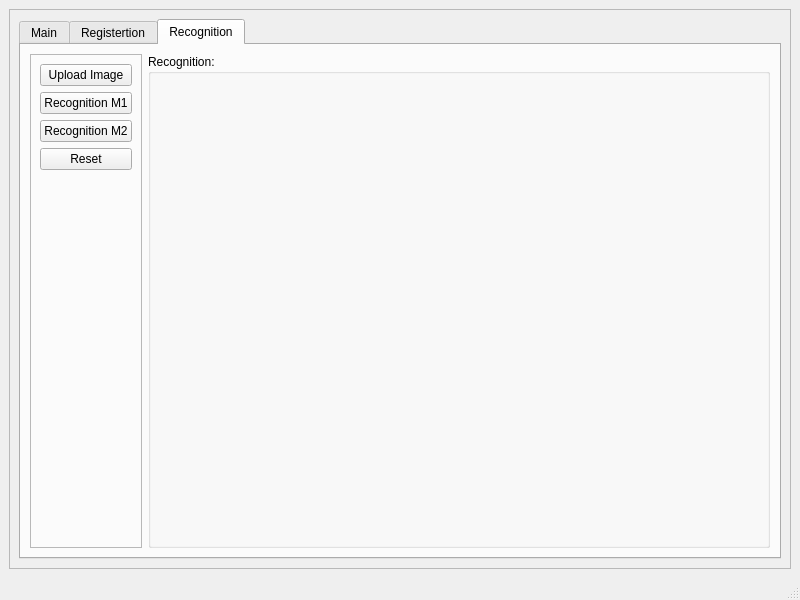
<?xml version="1.0" encoding="UTF-8"?>
<ui version="4.0">
 <class>MainWindow</class>
 <widget class="QMainWindow" name="MainWindow">
  <property name="geometry">
   <rect>
    <x>0</x>
    <y>0</y>
    <width>800</width>
    <height>600</height>
   </rect>
  </property>
  <property name="windowTitle">
   <string>MainWindow</string>
  </property>
  <widget class="QWidget" name="centralwidget">
   <layout class="QGridLayout" name="gridLayout">
    <item row="0" column="0">
     <widget class="QFrame" name="frame">
      <property name="frameShape">
       <enum>QFrame::StyledPanel</enum>
      </property>
      <property name="frameShadow">
       <enum>QFrame::Raised</enum>
      </property>
      <layout class="QGridLayout" name="gridLayout_2">
       <item row="0" column="0">
        <widget class="QTabWidget" name="tabWidget">
         <property name="currentIndex">
          <number>2</number>
         </property>
         <widget class="QWidget" name="tab">
          <attribute name="title">
           <string>Main</string>
          </attribute>
          <layout class="QGridLayout" name="gridLayout_3">
           <item row="0" column="1">
            <spacer name="verticalSpacer_3">
             <property name="orientation">
              <enum>Qt::Vertical</enum>
             </property>
             <property name="sizeHint" stdset="0">
              <size>
               <width>20</width>
               <height>40</height>
              </size>
             </property>
            </spacer>
           </item>
           <item row="3" column="3">
            <spacer name="horizontalSpacer_2">
             <property name="orientation">
              <enum>Qt::Horizontal</enum>
             </property>
             <property name="sizeHint" stdset="0">
              <size>
               <width>40</width>
               <height>20</height>
              </size>
             </property>
            </spacer>
           </item>
           <item row="1" column="1" colspan="2">
            <widget class="QLabel" name="label">
             <property name="text">
              <string>&lt;html&gt;&lt;head/&gt;&lt;body&gt;&lt;p align=&quot;center&quot;&gt;&lt;span style=&quot; font-size:18pt;&quot;&gt;Face Identification&lt;/span&gt;&lt;/p&gt;&lt;/body&gt;&lt;/html&gt;</string>
             </property>
            </widget>
           </item>
           <item row="2" column="1">
            <spacer name="verticalSpacer_2">
             <property name="orientation">
              <enum>Qt::Vertical</enum>
             </property>
             <property name="sizeHint" stdset="0">
              <size>
               <width>20</width>
               <height>40</height>
              </size>
             </property>
            </spacer>
           </item>
           <item row="3" column="0">
            <spacer name="horizontalSpacer">
             <property name="orientation">
              <enum>Qt::Horizontal</enum>
             </property>
             <property name="sizeHint" stdset="0">
              <size>
               <width>40</width>
               <height>20</height>
              </size>
             </property>
            </spacer>
           </item>
           <item row="4" column="1">
            <spacer name="verticalSpacer">
             <property name="orientation">
              <enum>Qt::Vertical</enum>
             </property>
             <property name="sizeHint" stdset="0">
              <size>
               <width>20</width>
               <height>40</height>
              </size>
             </property>
            </spacer>
           </item>
           <item row="3" column="1">
            <widget class="QPushButton" name="pushButton">
             <property name="text">
              <string>Registeration</string>
             </property>
            </widget>
           </item>
           <item row="0" column="3">
            <widget class="QFrame" name="frame_4">
             <property name="frameShape">
              <enum>QFrame::StyledPanel</enum>
             </property>
             <property name="frameShadow">
              <enum>QFrame::Raised</enum>
             </property>
             <layout class="QGridLayout" name="gridLayout_6">
              <item row="1" column="1">
               <widget class="QComboBox" name="comboBox">
                <item>
                 <property name="text">
                  <string>--Select theme </string>
                 </property>
                </item>
                <item>
                 <property name="text">
                  <string>Dark</string>
                 </property>
                </item>
                <item>
                 <property name="text">
                  <string>light</string>
                 </property>
                </item>
               </widget>
              </item>
              <item row="1" column="0">
               <spacer name="horizontalSpacer_3">
                <property name="orientation">
                 <enum>Qt::Horizontal</enum>
                </property>
                <property name="sizeHint" stdset="0">
                 <size>
                  <width>40</width>
                  <height>20</height>
                 </size>
                </property>
               </spacer>
              </item>
             </layout>
            </widget>
           </item>
           <item row="3" column="2">
            <widget class="QPushButton" name="pushButton_2">
             <property name="text">
              <string>Recognition</string>
             </property>
            </widget>
           </item>
          </layout>
         </widget>
         <widget class="QWidget" name="tab_3">
          <attribute name="title">
           <string>Registertion</string>
          </attribute>
          <layout class="QFormLayout" name="formLayout_2">
           <item row="0" column="0">
            <widget class="QFrame" name="frame_3">
             <property name="frameShape">
              <enum>QFrame::StyledPanel</enum>
             </property>
             <property name="frameShadow">
              <enum>QFrame::Raised</enum>
             </property>
             <layout class="QGridLayout" name="gridLayout_5">
              <item row="2" column="0">
               <widget class="QPushButton" name="pushButton_8">
                <property name="text">
                 <string>View Registered</string>
                </property>
               </widget>
              </item>
              <item row="3" column="0">
               <spacer name="verticalSpacer_5">
                <property name="orientation">
                 <enum>Qt::Vertical</enum>
                </property>
                <property name="sizeHint" stdset="0">
                 <size>
                  <width>20</width>
                  <height>320</height>
                 </size>
                </property>
               </spacer>
              </item>
              <item row="1" column="0">
               <widget class="QPushButton" name="pushButton_7">
                <property name="text">
                 <string>Registeration</string>
                </property>
               </widget>
              </item>
              <item row="0" column="0">
               <widget class="QPushButton" name="pushButton_6">
                <property name="text">
                 <string>Upload</string>
                </property>
               </widget>
              </item>
             </layout>
            </widget>
           </item>
           <item row="0" column="1">
            <widget class="QGroupBox" name="groupBox_2">
             <property name="title">
              <string>Registeration:</string>
             </property>
            </widget>
           </item>
          </layout>
         </widget>
         <widget class="QWidget" name="tab_2">
          <attribute name="title">
           <string>Recognition</string>
          </attribute>
          <layout class="QFormLayout" name="formLayout">
           <item row="0" column="0">
            <widget class="QFrame" name="frame_2">
             <property name="frameShape">
              <enum>QFrame::StyledPanel</enum>
             </property>
             <property name="frameShadow">
              <enum>QFrame::Raised</enum>
             </property>
             <layout class="QGridLayout" name="gridLayout_4">
              <item row="4" column="0">
               <spacer name="verticalSpacer_4">
                <property name="orientation">
                 <enum>Qt::Vertical</enum>
                </property>
                <property name="sizeHint" stdset="0">
                 <size>
                  <width>20</width>
                  <height>40</height>
                 </size>
                </property>
               </spacer>
              </item>
              <item row="0" column="0">
               <widget class="QPushButton" name="pushButton_3">
                <property name="text">
                 <string>Upload Image</string>
                </property>
               </widget>
              </item>
              <item row="3" column="0">
               <widget class="QPushButton" name="pushButton_5">
                <property name="text">
                 <string>Reset</string>
                </property>
               </widget>
              </item>
              <item row="1" column="0">
               <widget class="QPushButton" name="pushButton_4">
                <property name="text">
                 <string>Recognition M1</string>
                </property>
               </widget>
              </item>
              <item row="2" column="0">
               <widget class="QPushButton" name="pushButton_9">
                <property name="text">
                 <string>Recognition M2</string>
                </property>
               </widget>
              </item>
             </layout>
            </widget>
           </item>
           <item row="0" column="1">
            <widget class="QGroupBox" name="groupBox">
             <property name="title">
              <string>Recognition:</string>
             </property>
            </widget>
           </item>
          </layout>
         </widget>
        </widget>
       </item>
      </layout>
     </widget>
    </item>
   </layout>
  </widget>
  <widget class="QMenuBar" name="menubar">
   <property name="geometry">
    <rect>
     <x>0</x>
     <y>0</y>
     <width>800</width>
     <height>26</height>
    </rect>
   </property>
  </widget>
  <widget class="QStatusBar" name="statusbar"/>
 </widget>
 <resources/>
 <connections/>
</ui>
